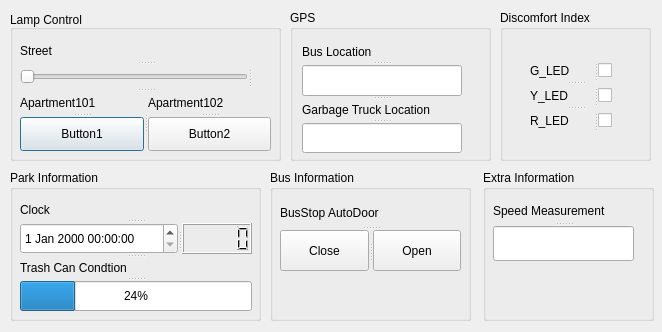
<?xml version="1.0" encoding="UTF-8"?>
<ui version="4.0">
 <class>Dialog</class>
 <widget class="QDialog" name="Dialog">
  <property name="geometry">
   <rect>
    <x>0</x>
    <y>0</y>
    <width>662</width>
    <height>332</height>
   </rect>
  </property>
  <property name="windowTitle">
   <string>Dialog</string>
  </property>
  <widget class="QGroupBox" name="LC_groupBox">
   <property name="geometry">
    <rect>
     <x>10</x>
     <y>10</y>
     <width>271</width>
     <height>151</height>
    </rect>
   </property>
   <property name="font">
    <font>
     <family>Ubuntu</family>
    </font>
   </property>
   <property name="title">
    <string>Lamp Control</string>
   </property>
   <property name="alignment">
    <set>Qt::AlignBottom|Qt::AlignLeading|Qt::AlignLeft</set>
   </property>
   <widget class="QSplitter" name="splitter_16">
    <property name="geometry">
     <rect>
      <x>10</x>
      <y>30</y>
      <width>251</width>
      <height>111</height>
     </rect>
    </property>
    <property name="orientation">
     <enum>Qt::Vertical</enum>
    </property>
    <widget class="QSplitter" name="splitter_6">
     <property name="orientation">
      <enum>Qt::Vertical</enum>
     </property>
     <widget class="QLabel" name="Street_label">
      <property name="text">
       <string>Street</string>
      </property>
     </widget>
     <widget class="QSplitter" name="splitter">
      <property name="orientation">
       <enum>Qt::Horizontal</enum>
      </property>
      <widget class="QSlider" name="Street_horizontalSlider">
       <property name="orientation">
        <enum>Qt::Horizontal</enum>
       </property>
      </widget>
      <widget class="QLabel" name="label_11">
       <property name="text">
        <string/>
       </property>
       <property name="alignment">
        <set>Qt::AlignRight|Qt::AlignTrailing|Qt::AlignVCenter</set>
       </property>
      </widget>
     </widget>
    </widget>
    <widget class="QSplitter" name="splitter_7">
     <property name="orientation">
      <enum>Qt::Horizontal</enum>
     </property>
     <widget class="QSplitter" name="splitter_2">
      <property name="orientation">
       <enum>Qt::Vertical</enum>
      </property>
      <widget class="QLabel" name="Apt2_label">
       <property name="text">
        <string>Apartment101</string>
       </property>
      </widget>
      <widget class="QPushButton" name="Apt2_pushButton">
       <property name="text">
        <string>Button1</string>
       </property>
      </widget>
     </widget>
     <widget class="QSplitter" name="splitter_5">
      <property name="orientation">
       <enum>Qt::Vertical</enum>
      </property>
      <widget class="QLabel" name="Apt1_label">
       <property name="text">
        <string>Apartment102</string>
       </property>
      </widget>
      <widget class="QPushButton" name="Apt1_pushButton">
       <property name="text">
        <string>Button2</string>
       </property>
      </widget>
     </widget>
    </widget>
   </widget>
  </widget>
  <widget class="QGroupBox" name="DI_groupBox">
   <property name="geometry">
    <rect>
     <x>500</x>
     <y>10</y>
     <width>151</width>
     <height>151</height>
    </rect>
   </property>
   <property name="title">
    <string>Discomfort Index </string>
   </property>
   <widget class="QSplitter" name="splitter_21">
    <property name="geometry">
     <rect>
      <x>30</x>
      <y>50</y>
      <width>91</width>
      <height>71</height>
     </rect>
    </property>
    <property name="orientation">
     <enum>Qt::Vertical</enum>
    </property>
    <widget class="QSplitter" name="splitter_3">
     <property name="orientation">
      <enum>Qt::Horizontal</enum>
     </property>
     <widget class="QLabel" name="Gled_label">
      <property name="text">
       <string>G_LED</string>
      </property>
     </widget>
     <widget class="QCheckBox" name="Gled_checkBox">
      <property name="text">
       <string/>
      </property>
     </widget>
    </widget>
    <widget class="QSplitter" name="splitter_4">
     <property name="orientation">
      <enum>Qt::Horizontal</enum>
     </property>
     <widget class="QLabel" name="Yled_label">
      <property name="text">
       <string>Y_LED</string>
      </property>
     </widget>
     <widget class="QCheckBox" name="Yled_checkBox">
      <property name="text">
       <string/>
      </property>
     </widget>
    </widget>
    <widget class="QSplitter" name="splitter_20">
     <property name="orientation">
      <enum>Qt::Horizontal</enum>
     </property>
     <widget class="QLabel" name="Rled_label">
      <property name="text">
       <string>R_LED</string>
      </property>
     </widget>
     <widget class="QCheckBox" name="Rled_checkBox">
      <property name="text">
       <string/>
      </property>
     </widget>
    </widget>
   </widget>
  </widget>
  <widget class="QGroupBox" name="GPS_groupBox">
   <property name="geometry">
    <rect>
     <x>290</x>
     <y>10</y>
     <width>201</width>
     <height>151</height>
    </rect>
   </property>
   <property name="title">
    <string>GPS</string>
   </property>
   <widget class="QSplitter" name="splitter_19">
    <property name="geometry">
     <rect>
      <x>12</x>
      <y>32</y>
      <width>160</width>
      <height>111</height>
     </rect>
    </property>
    <property name="orientation">
     <enum>Qt::Vertical</enum>
    </property>
    <widget class="QSplitter" name="splitter_17">
     <property name="orientation">
      <enum>Qt::Vertical</enum>
     </property>
     <widget class="QLabel" name="BL_label">
      <property name="text">
       <string>Bus Location</string>
      </property>
     </widget>
     <widget class="QLineEdit" name="BL_lineEdit"/>
    </widget>
    <widget class="QSplitter" name="splitter_18">
     <property name="orientation">
      <enum>Qt::Vertical</enum>
     </property>
     <widget class="QLabel" name="GTL_label">
      <property name="text">
       <string>Garbage Truck Location</string>
      </property>
     </widget>
     <widget class="QLineEdit" name="GTL_lineEdit"/>
    </widget>
   </widget>
  </widget>
  <widget class="QGroupBox" name="PI_groupBox">
   <property name="geometry">
    <rect>
     <x>10</x>
     <y>170</y>
     <width>251</width>
     <height>151</height>
    </rect>
   </property>
   <property name="title">
    <string>Park Information</string>
   </property>
   <widget class="QSplitter" name="splitter_12">
    <property name="geometry">
     <rect>
      <x>10</x>
      <y>30</y>
      <width>232</width>
      <height>111</height>
     </rect>
    </property>
    <property name="orientation">
     <enum>Qt::Vertical</enum>
    </property>
    <widget class="QSplitter" name="splitter_10">
     <property name="orientation">
      <enum>Qt::Vertical</enum>
     </property>
     <widget class="QLabel" name="Clock_label">
      <property name="text">
       <string>Clock</string>
      </property>
     </widget>
     <widget class="QSplitter" name="splitter_8">
      <property name="orientation">
       <enum>Qt::Horizontal</enum>
      </property>
      <widget class="QDateTimeEdit" name="dateTimeEdit"/>
      <widget class="QLCDNumber" name="Clock_lcdNumber">
       <property name="lineWidth">
        <number>1</number>
       </property>
       <property name="midLineWidth">
        <number>0</number>
       </property>
       <property name="digitCount">
        <number>5</number>
       </property>
       <property name="value" stdset="0">
        <double>0.000000000000000</double>
       </property>
       <property name="intValue" stdset="0">
        <number>0</number>
       </property>
      </widget>
     </widget>
    </widget>
    <widget class="QSplitter" name="splitter_11">
     <property name="orientation">
      <enum>Qt::Vertical</enum>
     </property>
     <widget class="QLabel" name="TCC_label">
      <property name="text">
       <string>Trash Can Condtion</string>
      </property>
     </widget>
     <widget class="QProgressBar" name="TCC_progressBar">
      <property name="value">
       <number>24</number>
      </property>
     </widget>
    </widget>
   </widget>
  </widget>
  <widget class="QGroupBox" name="BI_groupBox">
   <property name="geometry">
    <rect>
     <x>270</x>
     <y>170</y>
     <width>201</width>
     <height>151</height>
    </rect>
   </property>
   <property name="title">
    <string>Bus Information</string>
   </property>
   <widget class="QSplitter" name="splitter_14">
    <property name="geometry">
     <rect>
      <x>10</x>
      <y>30</y>
      <width>181</width>
      <height>71</height>
     </rect>
    </property>
    <property name="orientation">
     <enum>Qt::Vertical</enum>
    </property>
    <widget class="QLabel" name="BusAutoDoor_label">
     <property name="text">
      <string>BusStop AutoDoor</string>
     </property>
    </widget>
    <widget class="QSplitter" name="splitter_9">
     <property name="orientation">
      <enum>Qt::Horizontal</enum>
     </property>
     <widget class="QPushButton" name="Close_pushButton">
      <property name="text">
       <string>Close</string>
      </property>
     </widget>
     <widget class="QPushButton" name="Open_pushButton">
      <property name="text">
       <string>Open</string>
      </property>
     </widget>
    </widget>
   </widget>
  </widget>
  <widget class="QGroupBox" name="EI_groupBox">
   <property name="geometry">
    <rect>
     <x>483</x>
     <y>170</y>
     <width>171</width>
     <height>151</height>
    </rect>
   </property>
   <property name="title">
    <string>Extra Information</string>
   </property>
   <widget class="QSplitter" name="splitter_13">
    <property name="geometry">
     <rect>
      <x>10</x>
      <y>30</y>
      <width>141</width>
      <height>61</height>
     </rect>
    </property>
    <property name="orientation">
     <enum>Qt::Vertical</enum>
    </property>
    <widget class="QLabel" name="SM_label">
     <property name="text">
      <string>Speed Measurement</string>
     </property>
    </widget>
    <widget class="QLineEdit" name="SM_lineEdit"/>
   </widget>
  </widget>
 </widget>
 <tabstops>
  <tabstop>Street_horizontalSlider</tabstop>
  <tabstop>dateTimeEdit</tabstop>
  <tabstop>SM_lineEdit</tabstop>
  <tabstop>BL_lineEdit</tabstop>
  <tabstop>GTL_lineEdit</tabstop>
 </tabstops>
 <resources/>
 <connections/>
</ui>
